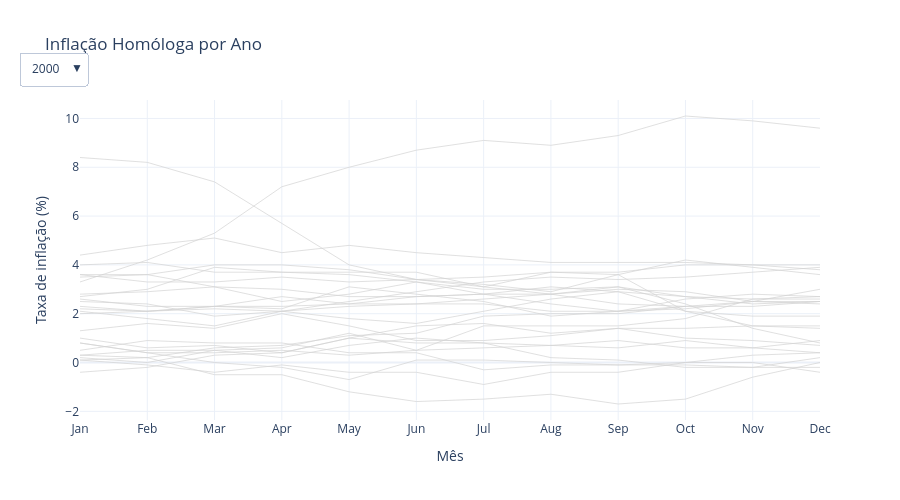

This figure's notebook cell:
### Code cell
import plotly.graph_objects as go

years = sorted(df["year"].unique())

fig = go.Figure()

# 🔹 Criar todas as linhas (uma por ano)
for y in years:
    df_y = df[df["year"] == y]
    
    fig.add_trace(go.Scatter(
        x=df_y["month"],
        y=df_y[target],
        mode="lines",
        line=dict(color="lightgray", width=1),
        opacity=0.7,
        showlegend=False,
        name=str(y)
    ))

# 🔹 Função para atualizar cores + destaque
def get_trace_styles(highlight_year):
    styles = []
    for y in years:
        if y == highlight_year:
            styles.append(dict(line=dict(color="#1f3b73", width=4), opacity=1))
        else:
            styles.append(dict(line=dict(color="lightgray", width=1), opacity=0.3))
    return styles

# 🔹 Criar botões do dropdown
buttons = []

for highlight_year in years:
    
    df_high = df[df["year"] == highlight_year]
    
    x_last = df_high["month"].iloc[-1]
    y_last = df_high[target].iloc[-1]
    
    styles = get_trace_styles(highlight_year)
    
    buttons.append(
        dict(
            label=str(highlight_year),
            method="update",
            args=[
                # Atualizar estilo das linhas
                {"line": [s["line"] for s in styles],
                 "opacity": [s["opacity"] for s in styles]},
                
                # Atualizar annotation (ticket)
                {"annotations": [
                    dict(
                        x=x_last,
                        y=y_last,
                        text=f"<b>{highlight_year}</b>",
                        showarrow=False,
                        yshift=20,
                        font=dict(
                            color="#1f3b73",
                            size=12,
                            family='arial'
                        )
                    )
                ]}
            ]
        )
    )

# 🔹 Layout com dropdown
fig.update_layout(
    title='Inflação Homóloga por Ano',
    xaxis_title='Mês',
    yaxis_title='Taxa de inflação (%)',
    template="plotly_white",
    showlegend=False,
    height=500,
    
    updatemenus=[
        dict(
            buttons=buttons,
            direction="down",
            x=0.01,
            y=1.15,
            showactive=True
        )
    ]
)

fig.show()
